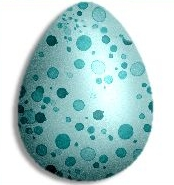
#> input picture egg.jpg, 174 x 185 px
$ python smallBinSize.py   (older library calls are emulated)
#> lines starting #> are read from the running program, lines starting #| are printed output that depends on the picture; after the words box and inside, x2 and y2 are one past the last pixel; in counts of white or black regions, pixels touching at a corner belong together
import numpy as np
import matplotlib.pyplot as plt
from skimage import feature
from imageio import imread, imwrite
from skimage.color import rgb2gray, gray2rgb
from scipy.misc import imresize

# threshold you choose to put in the center
threshold=20
# min distance you choose between two center point
min_distance=10
#the w&h of the bin size, which means the image would be reduced by bin_size_factor times
bin_size_factor=3


# [4 lines of commented-out code are left out]

def not_close_center(PointA, Keyset):
    for s in Keyset:
        if (PointA[0] - s[0]) ** 2 + (PointA[1] - s[1]) ** 2 <= min_distance ** 2:
            return False
    return True
def drawcircle(im, center, r):
    pace = 360
    for i in range(center.shape[0]):
        a = center[i, 0]
        b = center[i, 1]
        result_img = []
        for angle in range(0, 500):
            theta = 2 * np.pi * angle / pace
            x = np.int(a + r * np.cos(theta))
            y = np.int(b - r * np.sin(theta))
            if (0 <= x < row and 0 <= y < col):
                # im[x,y,0]=255
                # im[x,y,1]=0
                # im[x,y,2]=0
                result_img.append((y, x))
        result_img = np.array(result_img)
        x = np.zeros(result_img.shape[0])
        y = np.zeros(result_img.shape[1])
        x = result_img[:, 0]
        y = result_img[:, 1]
        plt.imshow(im)
        plt.scatter(x, y, s=0.1, c='r')
        # plt.Circle(xy=(b,a),radius=r);

    plt.title("Detect Image")
def augment_a_b(a, b):
    res = []
    augment = [[-1, -1], [-1, 0], [-1, 1],
               [0, -1], [0, 0], [0, 1],
               [1, -1], [1, 0], [1, 1]]
    for aug in augment:
        res.append((a + aug[0], b + aug[1]))
    return res

def detectCircles(im, radius):
    row, col, d = im.shape
    # gray_im
    imGray = rgb2gray(im)
    # canny
    imEdge = feature.canny(imGray, sigma=3)
    plt.figure()
    plt.imshow(imEdge)
    pace = np.int(radius * 3)
    ####### hough transform#######
    H = np.zeros((row// bin_size_factor, col//bin_size_factor))
    H_dict = dict()
    for i in range(0, row):
        for j in range(0, col):
            if imEdge[i, j] != 0:
                # do not use the gradient
                # theta=np.arange(0,2*np.pi,0.01*np.pi)
                for angle in range(0, pace):
                    theta = 2 * np.pi * angle / pace
                    a = int((-radius * np.cos(theta) + i) / bin_size_factor)
                    b = int((radius * np.sin(theta) + j) / bin_size_factor)
                    if (0 <= a <(row//bin_size_factor) and 0 <=b <(col//bin_size_factor)):
                        H[a, b] = H[a, b] + 1
                        print(H[a,b])
                        H_dict[(a, b)] = H_dict.get((a, b), 0) + 1
    plt.figure()
    plt.figure()
    plt.subplot(121)
    plt.title("Accumulator_arrays_3times_less ")
    plt.imshow(H)
    # find the max center
    H_sorted = sorted(H_dict.items(), key=lambda kv: kv[1], reverse=True)
    center = []
    for key, value in H_sorted:
        if value < threshold:
            break
        else:
            if not_close_center(key, center):
                center.append(key)
    return center

if __name__ == "__main__":
    im = imread('egg.jpg')
#> im is the input picture: shape (185, 174, 3); mean R, G, B 174.1, 205.8, 206.1
    # im=gray2rgb(im)
    plt.imshow(im)
    row, col, d = im.shape
#> row = 185; col = 174; d = 3
    center = []
    radius = 5
    center = detectCircles(im, radius)  # 45 for jupiter; 6 for eggs
#> in detectCircles, `imGray = rgb2gray(im)`:
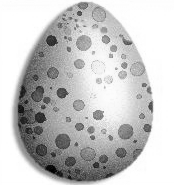
#> imGray: shape (185, 174) float64; min 0.00113, max 1, mean 0.781
#> in detectCircles, `imEdge = feature.canny(imGray, sigma=3)`:
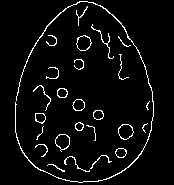
#> imEdge: shape (185, 174) bool; 4.6% white in thin lines or dots, all inside (x1, y1, x2, y2) = (15, 1, 154, 183)
#> after the loop in detectCircles, `for i in range(0, row):`:
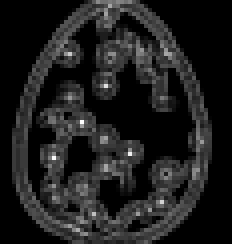
#> H: shape (61, 58) float64 (shown 4 times larger); min 0, max 52, mean 6.2; drawn with min black and max white
#> center = [(30, 20), (39, 13), (38, 32), (21, 26), (50, 40), (13, 17), (53, 23), (1, 27), (13, 41), (35, 50), (24, 40), (49, 8)]
    print(center)
    center = np.array(center)
#> center = [[30, 20], [39, 13], [38, 32], [21, 26], [50, 40], [13, 17], [53, 23], [1, 27], [13, 41], [35, 50], [24, 40], [49, 8]]
    plt.subplot(122)
    # plt.imshow(im)
    x = np.zeros(center.shape[0])
#> x = [0, 0, 0, 0, 0, 0, 0, 0, 0, 0, 0, 0]
    y = np.zeros(center.shape[0])
    x = center[:, 0]
#> x = [30, 39, 38, 21, 50, 13, 53, 1, 13, 35, 24, 49]
    y = center[:, 1]
#> y = [20, 13, 32, 26, 40, 17, 23, 27, 41, 50, 40, 8]
    plt.scatter(y, x, s=0.1, c='r')
    im=imresize(im,size=(row// bin_size_factor, col//bin_size_factor))
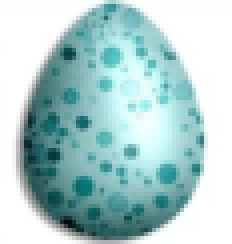
#> im: shape (61, 58, 3) (shown 4 times larger); mean R, G, B 174.1, 205.8, 206.1
    drawcircle(im, center, radius)
#> the loop in drawcircle, `for i in range(center.shape[0]):` made 12 passes
    plt.suptitle('Circle_Detection_of_egg_r=4_lessbin.png')
    plt.savefig("Circle_Detection_of_egg_r=4_lessbin.png")
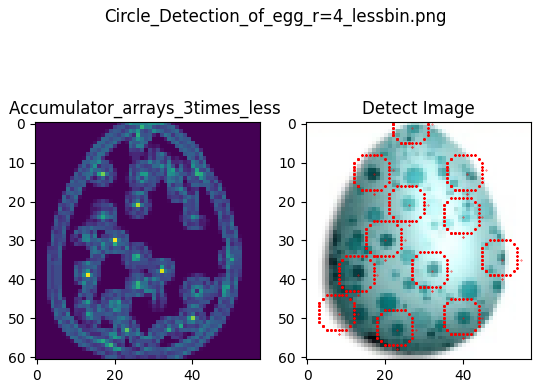
#> figure drawn by matplotlib, 2 panels
    plt.show()
